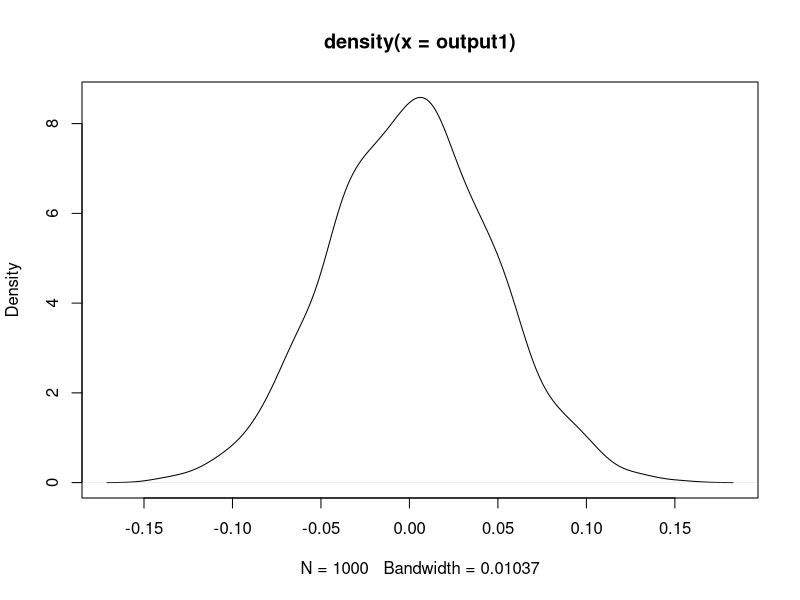
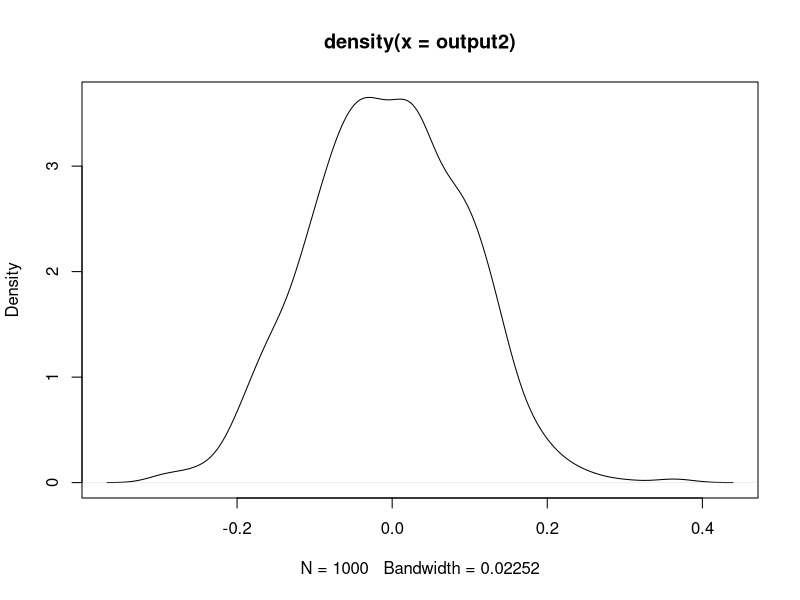
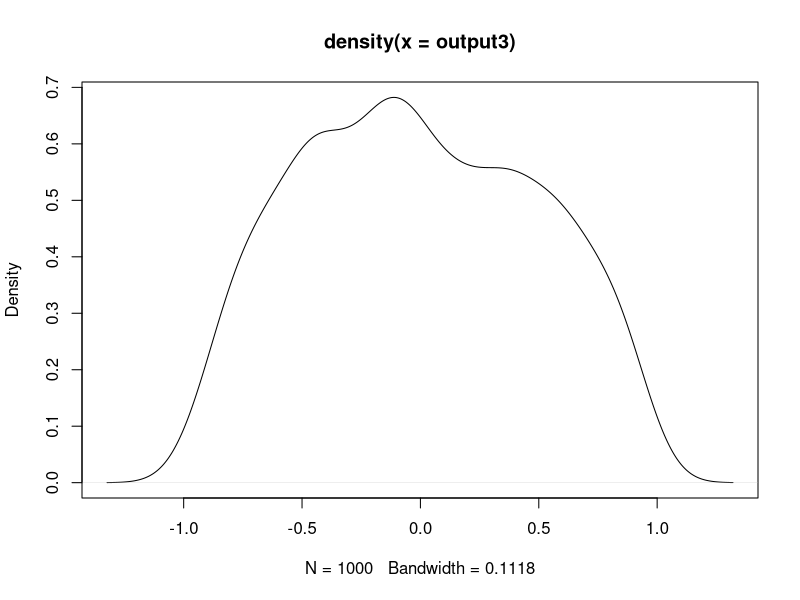
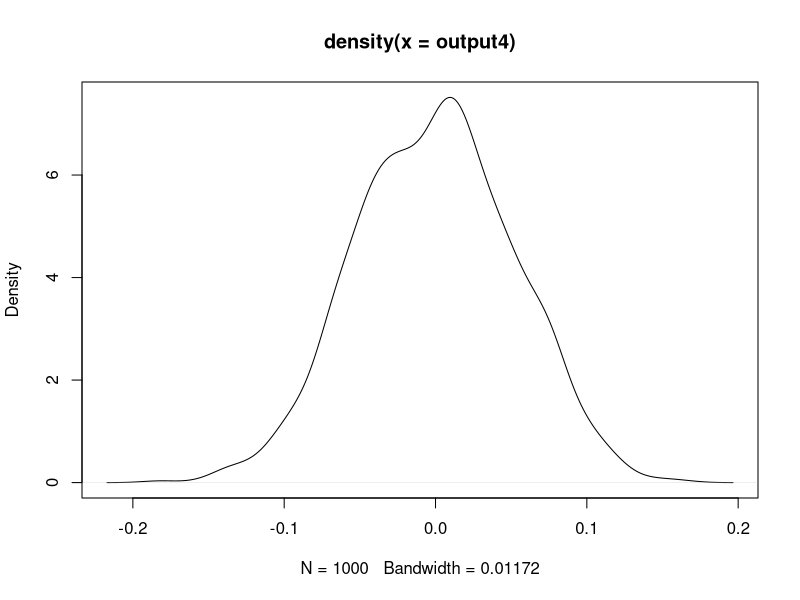
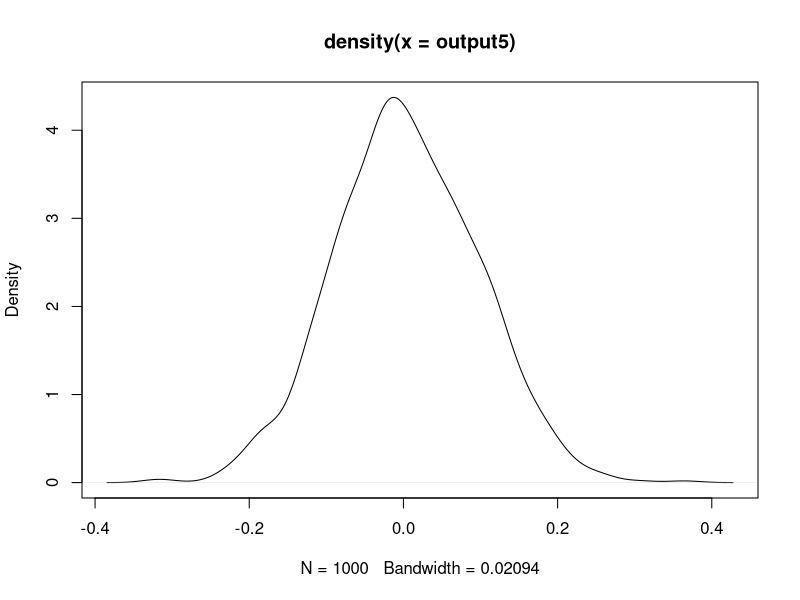
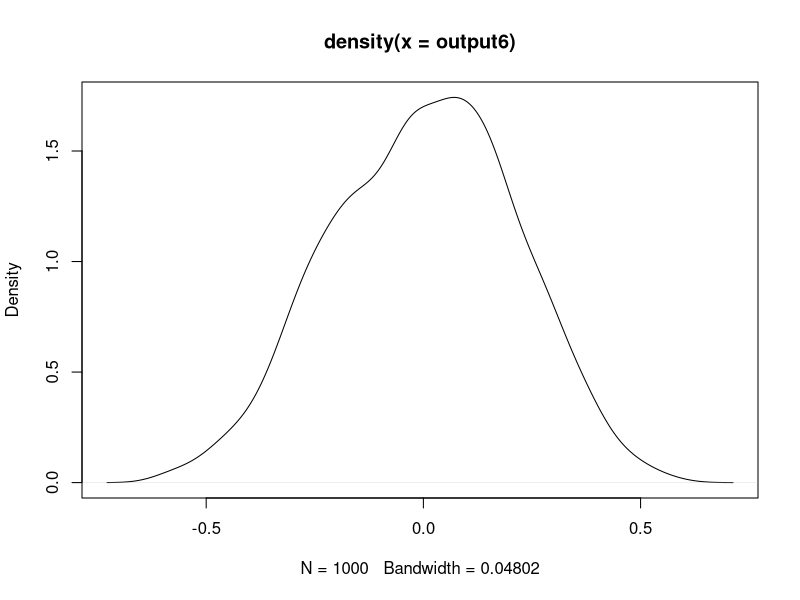
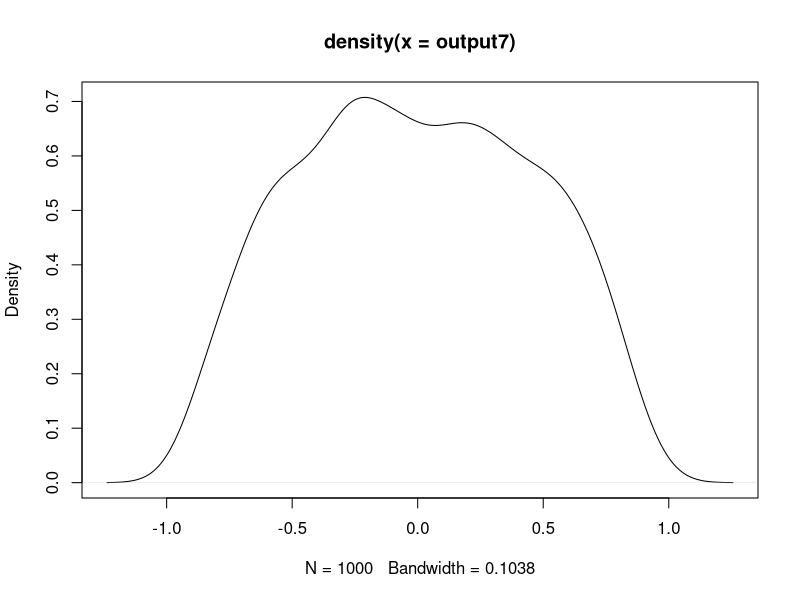

The R source for these figures, in order:
# Correlation of independent variables
set.seed(100)
y <- rnorm(500)
x <- rnorm(500)
cor(y, x)

set.seed(100)
y <- rnorm(100)
x <- rnorm(100)
cor(y, x)

set.seed(100)
y <- rnorm(5)
x <- rnorm(5)
cor(y, x)

set.seed(100)
y <- rnorm(2)
x <- rnorm(2)
cor(y, x)
y - mean(y)
# Correlation is meaningless in a small
# sample

set.seed(100)
output1 <- replicate(1000, {
  y <- rnorm(500)
  x <- rnorm(500)
  cor(y, x)
})
mean(output1)
plot(density(output1))

set.seed(100)
output2 <- replicate(1000, {
  y <- rnorm(100)
  x <- rnorm(100)
  cor(y, x)
})
mean(output2)
plot(density(output2))

set.seed(100)
output3 <- replicate(1000, {
  y <- rnorm(5)
  x <- rnorm(5)
  cor(y, x)
})
mean(output3)
plot(density(output3))

z <- 1:4
rowSums(embed(z,2))

set.seed(100)
# Introduce dependence
# 50% shared variance from t to t+1
output4 <- replicate(1000, {
  y <- ts(rnorm(501))
  y2 <- rowSums(embed(y,2))
  x <- ts(rnorm(501))
  x2 <- rowSums(embed(x,2))
  cor(y2, x2)
})
mean(output4)
plot(density(output4))

# Add five errors together
set.seed(100)
# Add more dependence
# 5 common error terms
# But still 500 observations
output5 <- replicate(1000, {
  y <- ts(rnorm(505))
  y2 <- rowSums(embed(y,6))
  x <- ts(rnorm(505))
  x2 <- rowSums(embed(x,6))
  cor(y2, x2)
})
mean(output5)
plot(density(output5))
# Dependence in y and x is the same
# as a smaller sample size

# Add 36 errors together
set.seed(100)
# Add more dependence
# 5 common error terms
# But still 500 observations
output6 <- replicate(1000, {
  y <- ts(rnorm(535))
  y2 <- rowSums(embed(y,36))
  x <- ts(rnorm(535))
  x2 <- rowSums(embed(x,36))
  cor(y2, x2)
})
mean(output6)
plot(density(output6))
# Dependence in y and x is the same
# as a smaller sample size

# Add 250 errors together
set.seed(100)
# Add more dependence
# 5 common error terms
# But still 500 observations
output7 <- replicate(1000, {
  y <- ts(rnorm(749))
  y2 <- rowSums(embed(y,250))
  x <- ts(rnorm(749))
  x2 <- rowSums(embed(x,250))
  cor(y2, x2)
})
mean(output7)
plot(density(output7))
# Dependence in y and x is the same
# as a smaller sample size

# A large dataset with strong dependence
# is meaningless for forecasting.
# It will look like there's a relationship
# but it's *spurious*.
